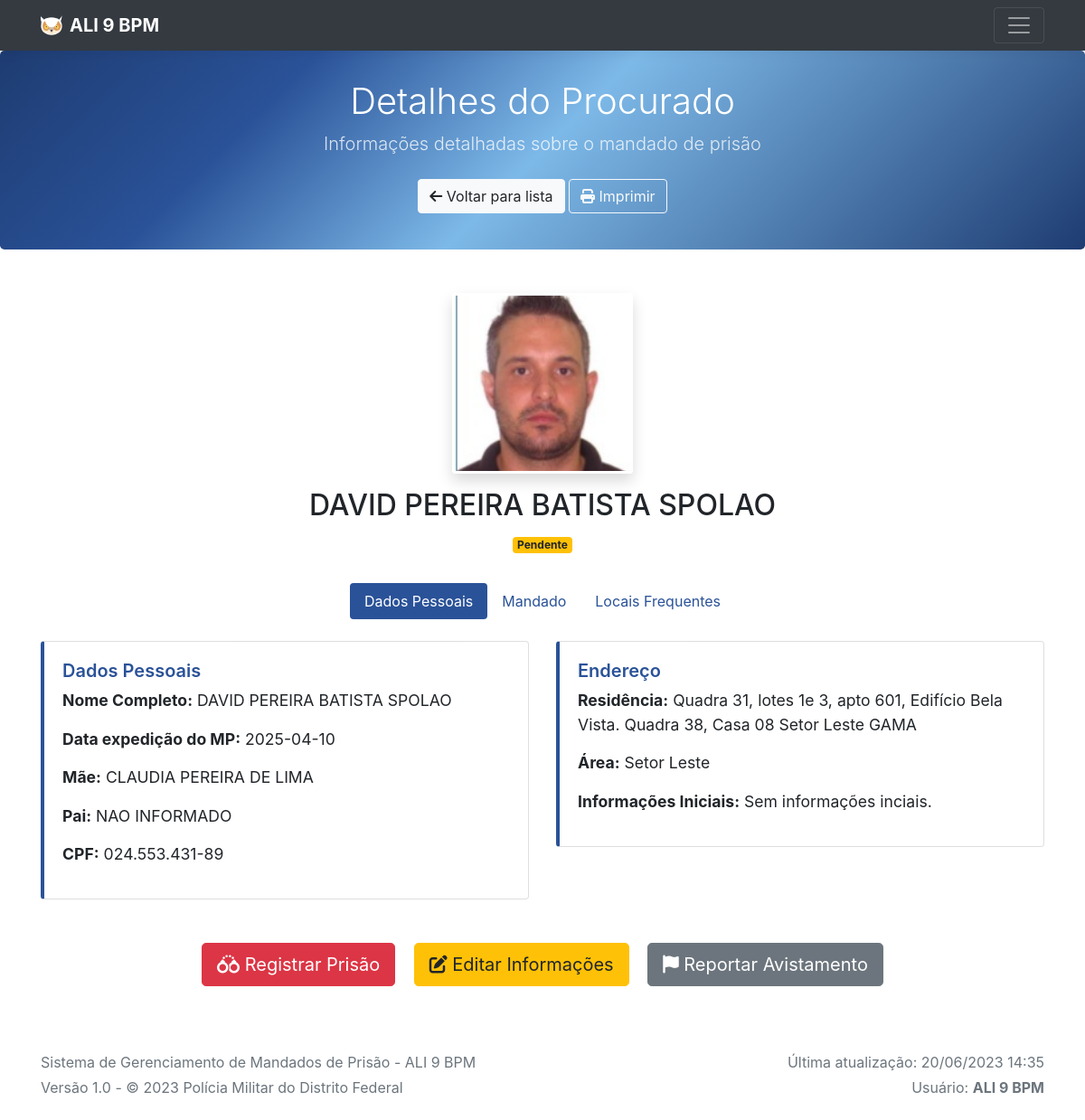
Screenshot of /mp/6/ with the database file from the repository.
### tables this page shows
CREATE TABLE mp_table (
                    id_mp INTEGER PRIMARY KEY AUTOINCREMENT,
                    nome TEXT NOT NULL,
                    data TEXT NOT NULL,
                    endereco TEXT,
                    situacao TEXT NOT NULL,
                    local TEXT,
                    fotos TEXT,
                    data_cadastro TEXT,
                    nome_mae TEXT,
                    nome_pai TEXT,
                    cpf TEXT,
                    status_mp TEXT,
                    numero_mp TEXT,
                    emissao_mp TEXT,
                    artigos_mp TEXT,
                    informe_equipe_aguia TEXT
                );

### app.py (the view)
@app.route("/mp/<int:procurado_id>/")
def mp_pagina_procurado(procurado_id):
    mp_busca = InfoMP.buscar_por_id(procurado_id)
    if mp_busca is None:
        return "Post não encontrado", 404
    return render_template('procurado.html', procurado=mp_busca)

### templates/procurado.html (shortened to what this page needs)
<!doctype html>
<html lang="pt-BR">
  <head>
    <link href="{{ url_for('static', filename='css/bootstrap.min.css') }}" rel="stylesheet">
    <link href="{{ url_for('static', filename='css/album.css') }}" rel="stylesheet">
    <link rel="stylesheet" href="https://cdnjs.cloudflare.com/ajax/libs/font-awesome/6.4.0/css/all.min.css">
  </head>
  <body>
    <header>
      <div class="navbar navbar-dark bg-dark box-shadow">
        <div class="container d-flex justify-content-between">
            <a href="index_mp.html" class="navbar-brand d-flex align-items-center">
                <strong>ALI 9 BPM</strong>
              </a>
          <button class="navbar-toggler" type="button" data-toggle="collapse" data-target="#navbarHeader" aria-controls="navbarHeader" aria-expanded="false" aria-label="Toggle navigation">
            <span class="navbar-toggler-icon"></span>
          </button>
        </div>
      </div>
    </header>
    <main role="main">
      <section class="jumbotron text-center" style="background: linear-gradient(135deg, #1e3c72 0%, #2a5298 25%, #7db9e8 50%, #1e3c72 100%); color: white; padding: 2rem 1rem;">
        <div class="container">
          <h1 class="jumbotron-heading">Detalhes do Procurado</h1>
          <p class="lead" style="color: rgba(255,255,255,0.8)">Informações detalhadas sobre o mandado de prisão</p>
          <p>
            <a href="{{ url_for('mp_pagina') }}" class="btn btn-light my-2"><i class="fas fa-arrow-left"></i> Voltar para lista</a>
            <a href="#" class="btn btn-outline-light my-2"><i class="fas fa-print"></i> Imprimir</a>
          </p>
        </div>
      </section>
      <div class="container py-5">
        <div class="procurado-header">
          <div style="position: relative; display: inline-block;">
          <img src="{{ url_for('static', filename=procurado.fotos|replace("['", "")|replace("']", "")|replace("'", "") if procurado.fotos else 'images/image.png') }}" alt="Foto do procurado" class="procurado-img">
          </div>
          <h2 class="nome-procurado">{{ procurado.nome }} </h2>
          <span class="badge badge-warning priority-badge">{{ procurado.situacao }}</span>
        </div>
        <ul class="nav nav-pills mb-4 justify-content-center" id="myTab" role="tablist">
          <li class="nav-item">
            <a class="nav-link active" id="dados-tab" data-toggle="pill" href="#dados" role="tab">Dados Pessoais</a>
          </li>
          <li class="nav-item">
            <a class="nav-link" id="mandado-tab" data-toggle="pill" href="#mandado" role="tab">Mandado</a>
          </li>
          <li class="nav-item">
            <a class="nav-link" id="locais-tab" data-toggle="pill" href="#locais" role="tab">Locais Frequentes</a>
          </li>
        </ul>
        <div class="tab-content" id="myTabContent">
          <div class="tab-pane fade show active" id="dados" role="tabpanel">
            <div class="row">
              <div class="col-md-6">
                <div class="card info-card">
                  <div class="card-body">
                    <h5 class="info-title">Dados Pessoais</h5>
                    <p class="info-value"><strong>Nome Completo:</strong> {{ procurado.nome }}</p>
                    <p class="info-value"><strong>Data expedição do MP:</strong> {{ procurado.data }}</p>
                    <p class="info-value"><strong>Mãe:</strong> {{ procurado.nome_mae }}</p>
                    <p class="info-value"><strong>Pai:</strong> {{ procurado.nome_pai }}</p>
                    <p class="info-value"><strong>CPF:</strong> {{ procurado.cpf }}</p>
                  </div>
                </div>
              </div>
              <div class="col-md-6">
                <div class="card info-card">
                    <div class="card-body">
                      <h5 class="info-title">Endereço</h5>
                      <p class="info-value"><strong>Residência:</strong> {{ procurado.endereco}}</p>
                      <p class="info-value"><strong>Área:</strong> {{ procurado.local }}</p>
                      <p class="info-value"><strong>Informações Iniciais:</strong> {{ procurado.informe_equipe_aguia }}</p>
                    </div>
                  </div>
              </div>
            </div>
          </div>
        </div>
        <div class="row mt-4">
          <div class="col-md-12 text-center">
            <button class="btn btn-danger btn-lg mr-3"><i class="fas fa-handcuffs"></i> Registrar Prisão</button>
            <a href="{{ url_for('edit_mp', mp_id=procurado.id_mp) }}" class="btn btn-warning btn-lg mr-3"><i class="fas fa-edit"></i> Editar Informações</a>
            <button class="btn btn-secondary btn-lg"><i class="fas fa-flag"></i> Reportar Avistamento</button>
          </div>
        </div>
      </div>
    </main>
    <footer class="text-muted py-4">
      <div class="container">
        <div class="row">
          <div class="col-md-6">
            <p class="mb-1">Sistema de Gerenciamento de Mandados de Prisão - ALI 9 BPM</p>
            <p class="mb-0">Versão 1.0 - © 2023 Polícia Militar do Distrito Federal</p>
          </div>
          <div class="col-md-6 text-right">
            <p class="mb-1">Última atualização: 20/06/2023 14:35</p>
            <p class="mb-0">Usuário: <strong>ALI 9 BPM</strong></p>
          </div>
        </div>
      </div>
    </footer>
  </body>
</html>

### static/css/album.css (style rules this page uses)
:root { --jumbotron-padding-y: 3rem; }
.jumbotron { padding-top: var(--jumbotron-padding-y); padding-bottom: var(--jumbotron-padding-y); margin-bottom: 0; background-color: #fff; }
@media (min-width: 768px) { .jumbotron { padding-top: calc(var(--jumbotron-padding-y) * 2); padding-bottom: calc(var(--jumbotron-padding-y) * 2); } }
.jumbotron p:last-child { margin-bottom: 0; }
.jumbotron-heading { font-weight: 300; }
.jumbotron .container { max-width: 40rem; }
footer { padding-top: 3rem; padding-bottom: 3rem; }
footer p { margin-bottom: .25rem; }
.box-shadow { box-shadow: 0 .25rem .75rem rgba(0, 0, 0, .05); }

### templates/procurado.html (style rules this page uses)
.procurado-header { position: relative; margin-bottom: 2rem; text-align: center; }
.procurado-img { width: 200px; height: 200px; object-fit: cover; border-radius: 4px; border: 3px solid #fff; box-shadow: 0 0.5rem 1rem rgba(0, 0, 0, 0.15); }
.info-card { margin-bottom: 1.5rem; border-left: 4px solid #2a5298; }
.info-title { color: #2a5298; font-weight: 600; }
.info-value { font-size: 1.1rem; }
.nav-pills .nav-link.active { background-color: #2a5298; }
.nav-pills .nav-link { color: #2a5298; }
.nome-procurado { text-align: center; margin-top: 1rem; }
.priority-badge { display: inline-block; margin-top: 0.5rem; }

### rows the page displays
mp_table: nome "DAVID PEREIRA BATISTA SPOLAO", situacao "Pendente", data "2025-04-10", nome_mae "CLAUDIA PEREIRA DE LIMA", nome_pai "NAO INFORMADO", cpf "024.553.431-89", endereco "Quadra 31, lotes 1e 3, apto 601, Edifício Bela Vista. Quadra 38, Casa 08 Setor Leste GAMA", local "Setor Leste", informe_equipe_aguia "Sem informações inciais."
